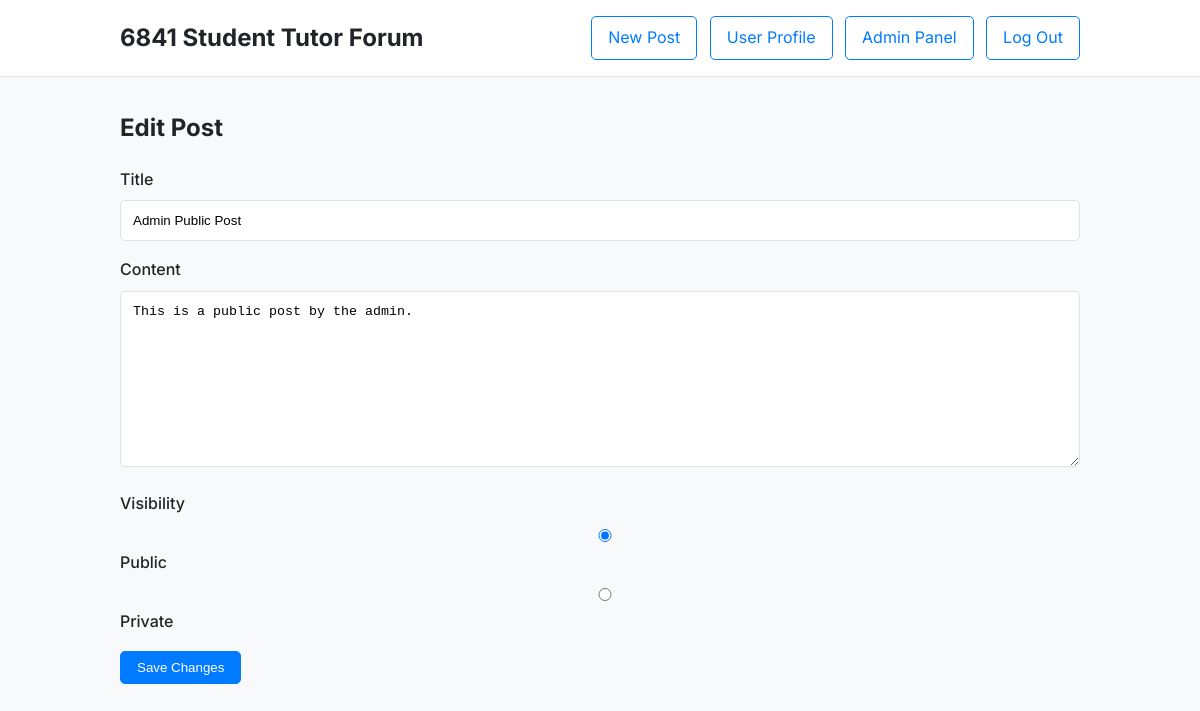
The app's page /edit_post/1 (signed in) with its own data.
### tables this page shows
CREATE TABLE posts (
  id INTEGER PRIMARY KEY AUTOINCREMENT,
  author_id INTEGER NOT NULL,
  timestamp DATETIME DEFAULT CURRENT_TIMESTAMP,
  title TEXT NOT NULL,
  content TEXT NOT NULL,
  visibility TEXT NOT NULL DEFAULT 'public',
  FOREIGN KEY (author_id) REFERENCES users (id)
);

### app.py (the view, shortened to what this page needs)
@app.route('/edit_post/<int:post_id>', methods=['GET', 'POST'])
def edit_post(post_id):
    if 'user_id' not in session:
        return redirect(url_for('login'))
    db = get_db()
    post_data = db.execute('SELECT * FROM posts WHERE id = ?', [post_id]).fetchone()
    if post_data is None:
        abort(404)
    return render_template('edit_post.html', post=post_data)

### app.py (called while the page is built)
def get_db():
    if not hasattr(g, 'sqlite_db'):
        g.sqlite_db = sqlite3.connect(DATABASE)
        g.sqlite_db.row_factory = sqlite3.Row
    return g.sqlite_db

### templates/edit_post.html
{% extends "layout.html" %}
{% block content %}
<h2>Edit Post</h2>
<form method="post">
    <div class="form-group">
        <label for="title">Title</label>
        <input type="text" id="title" name="title" required value="{{ post.title }}">
    </div>
    <div class="form-group">
        <label for="content">Content</label>
        <textarea id="content" name="content" rows="10" required>{{ post.content }}</textarea>
    </div>
    <div class="form-group">
        <label>Visibility</label>
        <label><input type="radio" name="visibility" value="public" {% if post.visibility == 'public' %}checked{% endif %}> Public</label>
        <label><input type="radio" name="visibility" value="private" {% if post.visibility == 'private' %}checked{% endif %}> Private</label>
    </div>
    <button type="submit" class="button button-primary">Save Changes</button>
</form>
{% endblock %}

### static/style.css (style rules this page uses)
:root { --primary-color: #007bff; --primary-hover-color: #0056b3; --background-color: #f8f9fa; --surface-color: #ffffff; --text-color: #212529; --border-color: #dee2e6; --error-color: #dc3545; --success-color: #28a745; --danger-color: #dc3545; --danger-hover-color: #c82333; }
body { font-family: 'Inter', sans-serif; background-color: var(--background-color); color: var(--text-color); margin: 0; line-height: 1.6; }
.button, .button-small { background-color: var(--surface-color); color: var(--primary-color); border: 1px solid var(--primary-color); padding: 0.5rem 1rem; border-radius: 5px; cursor: pointer; transition: all 0.2s ease-in-out; text-decoration: none; }
.button.button-primary { background-color: var(--primary-color); color: var(--surface-color); }
.form-group { margin-bottom: 1rem; }
.form-group label { display: block; margin-bottom: 0.5rem; font-weight: 500; }
.form-group input, .form-group textarea { width: 100%; padding: 0.75rem; border: 1px solid var(--border-color); border-radius: 5px; box-sizing: border-box; }
.form-group textarea { resize: vertical; }

### records on screen
posts: title "Admin Public Post", content "This is a public post by the admin.", visibility "☑ Public", visibility "☐ Private"
